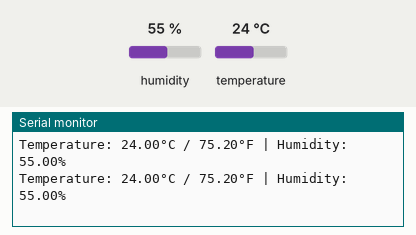
Recording of a program running on a simulated Arduino Nano, built with avr-gcc and run on an emulated ATmega328P. Parts: the last lines printed to the serial monitor. The inputs (shaded band) are chosen by the test bench; at power-on: humidity 55 %, temperature 24 °C.

Above: at 2.8 s.
2.9 s: humidity set to 22 %
At 5.2 s:
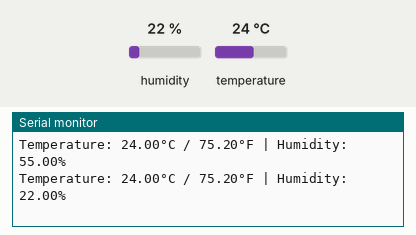
5.6 s: temperature set to 12 °C
At 7.3 s:
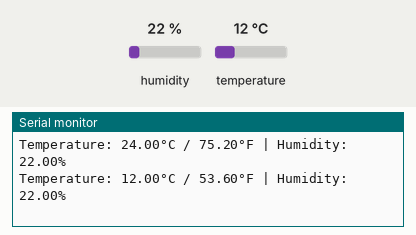
8.3 s: humidity set to 40 %
At 10.8 s:
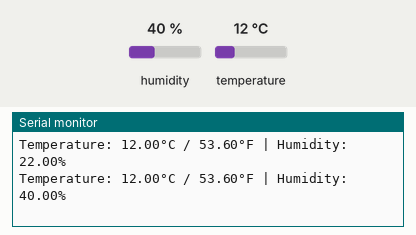
Timing chart, 0 to 12.3 s (numbered marks = the images above; inputs shaded):
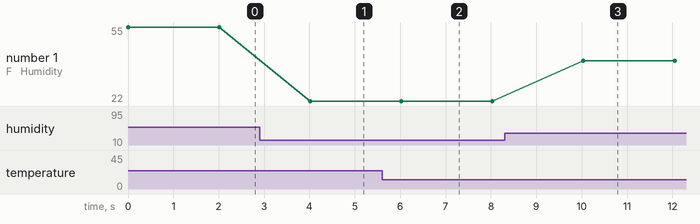

Measured:
- after the input at 2.9 s, the serial monitor: prints a new line after 1.1 s (image 1)
- after the input at 5.6 s, the serial monitor: prints a new line after 0.43 s (image 2)
- after the input at 8.3 s, the serial monitor: prints a new line after 1.7 s (image 3)
- plotted number 1: 55 → 22 after the input at 2.9 s, 22 → 40 after the input at 8.3 s

The program:

main.cpp
```cpp
#include <Arduino.h>
#include <DHT.h>

const int DHTPIN = 2;
DHT dht(DHTPIN, DHT22);

float tempC;
float tempF;
float hum;

void setup() {
  Serial.begin(9600);
  dht.begin();
}

void loop() {
  tempC = dht.readTemperature();
  tempF = dht.readTemperature(true);
  hum = dht.readHumidity();

  if (isnan(tempC) || isnan(tempF) || isnan(hum)) {
    Serial.println("Failed to get info from the DHT22 sensor!");
  } else {
    Serial.print("Temperature: ");
    Serial.print(tempC);
    Serial.print("°C / ");
    Serial.print(tempF);
    Serial.print("°F | Humidity: ");
    Serial.print(hum);
    Serial.println("%");
  }
  delay(2000);
}
```
